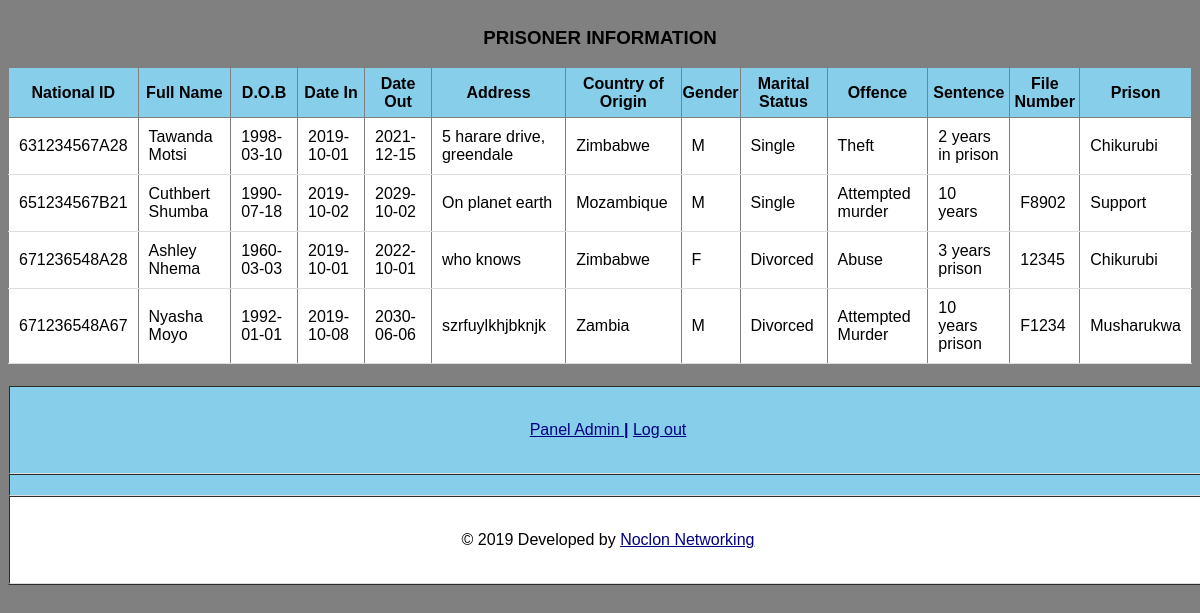
The page /admin/viewprisoners.php on the database its author committed.
### tables this page shows
CREATE TABLE `prisoners` (
  `national_id` varchar(13) NOT NULL,
  `full_name` text NOT NULL,
  `DOB` date NOT NULL,
  `datein` date NOT NULL,
  `dateout` date NOT NULL,
  `address` varchar(30) NOT NULL,
  `country` text NOT NULL,
  `gender` text NOT NULL,
  `marital_status` text NOT NULL,
  `offence` text NOT NULL,
  `sentence` varchar(30) NOT NULL,
  `file_num` varchar(10) NOT NULL,
  `prison` text NOT NULL
);

### admin/viewprisoners1.php (the view, shortened to what this page needs)
<!DOCTYPE html>
<head>
   <link rel="stylesheet" media="screen" href="login.css" >
</head>
<body>
<table id='data' align='centre' border= "solid 1px #ddd">
<caption><h3>PRISONER INFORMATION</h3></caption>
  <tr>
    <th>National ID</th>
    <th>Full Name</th>
    <th>D.O.B</th>
    <th>Date In</th>
    <th>Date Out</th>
    <th>Address</th>
    <th>Country of Origin</th>
    <th>Gender</th>
    <th>Marital Status</th>
    <th>Offence</th>
    <th>Sentence</th>
    <th>File Number</th>
    <th>Prison</th>
  </tr>
  <tr>
  <?php
$sel= "SELECT * from prisoners";
if ($result = mysqli_query($db, $sel))
{
while($rows = mysqli_fetch_assoc($result)) {
    ?>
    <tr>
        <td><?php echo $rows['national_id']?></td>
        <td><?php echo $rows['full_name']?></td>
        <td><?php echo $rows['DOB']?></td>
        <td><?php echo $rows['datein']?></td>
        <td><?php echo $rows['dateout']?></td>
        <td><?php echo $rows['address']?></td>
        <td><?php echo $rows['country']?></td>
        <td><?php echo $rows['gender']?></td>
        <td><?php echo $rows['marital_status']?></td>
        <td><?php echo $rows['offence']?></td>
        <td><?php echo $rows['sentence']?></td>
        <td><?php echo $rows['file_num']?></td>
        <td><?php echo $rows['prison']?></td>
    </tr>
    <?php
}
}
else { echo "0 results"; }
?>
  </tr>
</table>
</body>
</head>
</html>

### admin/viewprisoners.php (shortened to what this page needs)
<html>
<head>
</head>
<body>
<?php include('viewprisoners1.php'); ?>
<table align='center' border='1' bgcolor='skyblue' width='1200' cellpadding='8' cellspacing='0' height='200'>
<br/>
          <tr>
			<td align="center"><a href="adminpanel1.php" target="_parent">Panel Admin <b>|</b></a>
			<a href="index.php" target="_parent">Log out</a></td>
          </tr>
          <tr>
            <td align='center' bgcolor='skyblue' height='1'><?php
           include("footer.php");
                ?>
            </td>
          </tr>
	</table>
</body>
</head>
</html>

### admin/Footer.php (shortened to what this page needs)
<tr>
<td bgcolor="white" colspan="3" align="center">
&copy; 2019 Developed by <a href='http://www.noclon.co.zw'>Noclon Networking</a></td>
</tr>

### admin/login.css (style rules this page uses)
body { font: 14px/21px "Lucida Sans", "Lucida Grande", "Lucida Sans Unicode", sans-serif;background:gray; }

### admin/viewprisoners1.php (style rules this page uses)
#data { align: center; background-color: white; border-collapse: collapse; width: 100%; }
th { height: 50px; text-align: center; border-bottom: 1px solid black; background-color: skyblue; }
td { padding: 10px; border-bottom: 1px solid #ddd; }

### admin/Footer.php (style rules this page uses)
a { color: navy; }

### rows shown on the page
prisoners: national_id "631234567A28", full_name "Tawanda Motsi", DOB "1998-03-10", datein "2019-10-01", dateout "2021-12-15", address "5 harare drive, greendale", country "Zimbabwe", gender "M", marital_status "Single", offence "Theft", sentence "2 years in prison", prison "Chikurubi"
prisoners: national_id "651234567B21", full_name "Cuthbert Shumba", DOB "1990-07-18", datein "2019-10-02", dateout "2029-10-02", address "On planet earth", country "Mozambique", gender "M", marital_status "Single", offence "Attempted murder", sentence "10 years", file_num "F8902", prison "Support"
prisoners: national_id "671236548A28", full_name "Ashley Nhema", DOB "1960-03-03", datein "2019-10-01", dateout "2022-10-01", address "who knows", country "Zimbabwe", gender "F", marital_status "Divorced", offence "Abuse", sentence "3 years prison", file_num "12345", prison "Chikurubi"
prisoners: national_id "671236548A67", full_name "Nyasha Moyo", DOB "1992-01-01", datein "2019-10-08", dateout "2030-06-06", address "szrfuylkhjbknjk", country "Zambia", gender "M", marital_status "Divorced", offence "Attempted Murder", sentence "10 years prison", file_num "F1234", prison "Musharukwa"
